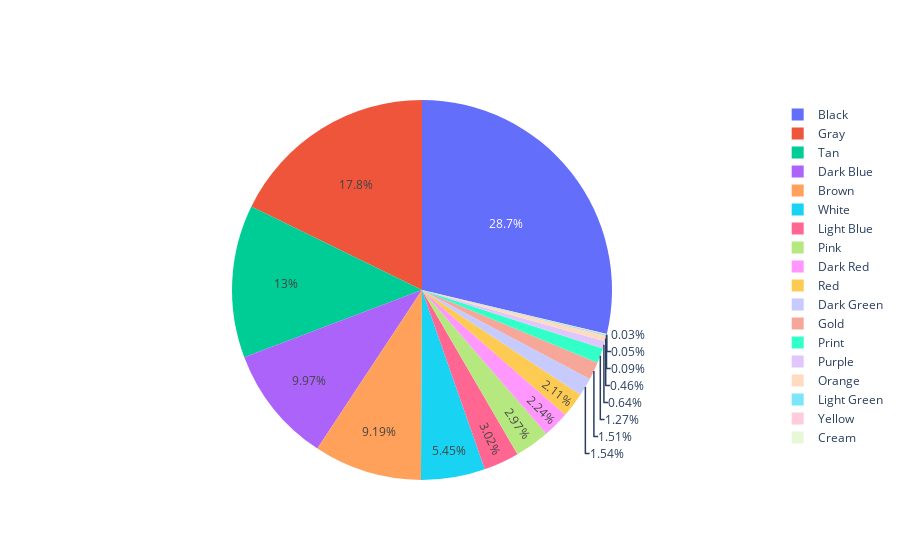

Notebook cell for this chart:
### Code cell
#Create a pie chart of the Top Colors for S/S 2018
import plotly.graph_objects as go

labels = colortype
values = colorcount

fig = go.Figure(data=[go.Pie(labels=labels, values=values)])
plt.savefig("colorpie18.png")
fig.show()

### Figure 1 — Plotly figure (JSON) as saved in the notebook; plotly's stock layout.template omitted (floating-point values rounded to 4 significant figures)
{"data": [{"labels": ["Black", "Brown", "Cream", "Dark Blue", "Dark Green", "Dark Red", "Gold", "Gray", "Light Blue", "Light Green", "Orange", "Pink", "Print", "Purple", "Red", "Tan", "White", "Yellow"], "type": "pie", "values": [2871, 919, 3, 997, 154, 224, 151, 1775, 302, 9, 46, 297, 127, 64, 211, 1300, 545, 5]}], "layout": {}}
